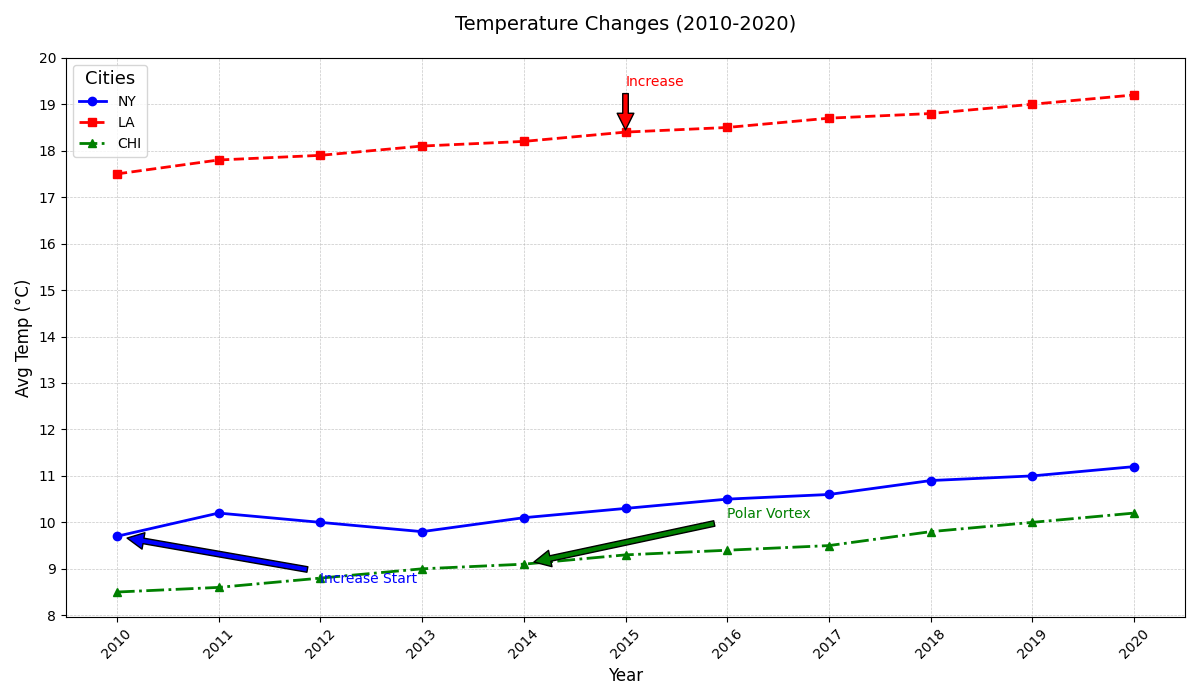

This figure's Python source:
import matplotlib.pyplot as plt
import numpy as np

years = np.arange(2010, 2021)
ny_temps = np.array([9.7, 10.2, 10.0, 9.8, 10.1, 10.3, 10.5, 10.6, 10.9, 11.0, 11.2])
la_temps = np.array([17.5, 17.8, 17.9, 18.1, 18.2, 18.4, 18.5, 18.7, 18.8, 19.0, 19.2])
chicago_temps = np.array([8.5, 8.6, 8.8, 9.0, 9.1, 9.3, 9.4, 9.5, 9.8, 10.0, 10.2])

plt.figure(figsize=(12, 7))
plt.plot(years, ny_temps, marker='o', label='NY', linestyle='-', linewidth=2, color='blue')
plt.plot(years, la_temps, marker='s', label='LA', linestyle='--', linewidth=2, color='red')
plt.plot(years, chicago_temps, marker='^', label='CHI', linestyle='-.', linewidth=2, color='green')

plt.annotate('Increase Start', xy=(2010, ny_temps[0]), xytext=(2012, ny_temps[0] - 1),
             arrowprops=dict(facecolor='blue', shrink=0.05), fontsize=10, color='blue')
plt.annotate('Increase', xy=(2015, la_temps[5]), xytext=(2015, la_temps[5] + 1),
             arrowprops=dict(facecolor='red', shrink=0.05), fontsize=10, color='red')
plt.annotate('Polar Vortex', xy=(2014, chicago_temps[4]), xytext=(2016, chicago_temps[4] + 1),
             arrowprops=dict(facecolor='green', shrink=0.05), fontsize=10, color='green')

plt.title('Temperature Changes (2010-2020)', fontsize=14, pad=20)
plt.xlabel('Year', fontsize=12)
plt.ylabel('Avg Temp (°C)', fontsize=12)
plt.xticks(years, rotation=45)
plt.yticks(np.arange(8, 21, 1))

plt.grid(True, which='both', linestyle='--', linewidth=0.5, alpha=0.7)
plt.legend(loc='upper left', fontsize=10, title='Cities', title_fontsize='13')
plt.tight_layout()
plt.show()
